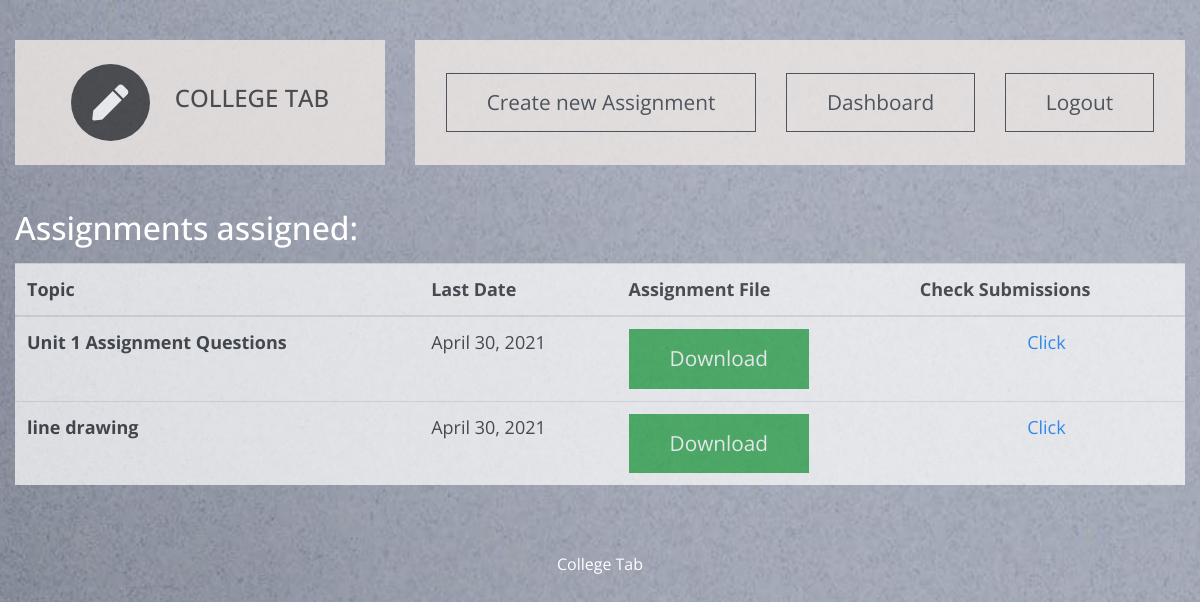
Before: /t_dashboard/t_sub_assign/7/IT-601/1 (signed in) with the older database file.
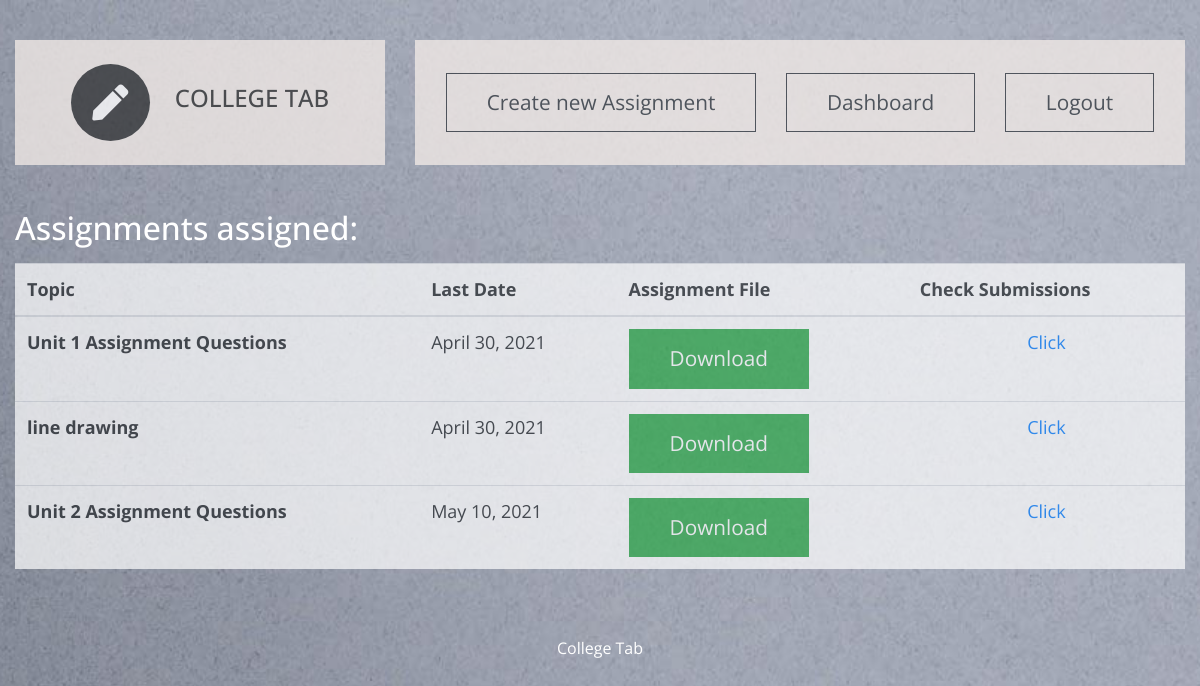
After: the same page with the newer database file.
### ctapp/models.py (models this page shows, shortened)
class assignment(models.Model):
    c_id  = models.ForeignKey(Class,on_delete=models.CASCADE)   #class id
    s_id = models.ForeignKey(subject,on_delete=models.CASCADE)  #subject id
    t_id = models.ForeignKey(teacher,on_delete=models.CASCADE)  #teacher id
    topic = models.CharField(max_length=50)
    last_date = models.DateField()
    assignfile = models.FileField(upload_to=get_directory_for_assignment_details,default="p.pdf")

### ctapp/views.py (the view, shortened to what this page needs)
# urls.py: path('t_sub_assign/<int:id>/<str:sub_id>/<int:class_id>', views.teacher_subject_assign,name='t_subject_assignment_list'),#list of assign
@login_required(login_url='t_login/')
def teacher_subject_assign(request, id, sub_id,class_id):           # to list assignements given subject and class
    form = AssignCreateForm()
    template = loader.get_template('teacher dashboard assignments.html')
    print(id,sub_id,class_id)
    current_teacher = teacher.objects.get(id=id)
    current_subject = subject.objects.get(subject_code=sub_id)
    current_class=Class.objects.get(id=class_id)
    assignment_list = get_assignment_teacher(current_subject,current_teacher)
    context = {'teacher':current_teacher,'assignment_list':assignment_list,'subject':current_subject,'class':current_class,'form':form}
    return HttpResponse(template.render(context, request))

### ctapp/views.py (called while the page is built)
def get_assignment_teacher(current_subject,current_teacher):
    try:
        return assignment.objects.filter(t_id=current_teacher).filter(s_id=current_subject)
    except teacher_assign.DoesNotExist:
        return False

### ctapp/templates/teacher dashboard assignments.html (shortened to what this page needs)
<!DOCTYPE html>
<html lang="en">
{% load static %}
{% load widget_tweaks %}
  <head>
    <link rel="stylesheet" href="{% static 'css/all.min.css' %}" />
    <link rel="stylesheet" href="{% static 'css/bootstrap.min.css' %}" />
    <link rel="stylesheet" href="{% static 'css/templatemo-style.css' %}" />
  </head>
  <body id="assignmentPage">
    <div class="parallax-window" data-parallax="scroll" data-image-src="{% static 'img/assignments.jpg' %}">
      <div class="container-fluid">
        <div class="row tm-brand-row">
          <div class="col-lg-4 col-11">
            <div class="tm-brand-container tm-bg-white-transparent">
              <i class="fas fa-2x fa-pen tm-brand-icon"></i>
              <div class="tm-brand-texts">
                <h1 class="text-uppercase tm-brand-name">College Tab</h1>
              </div>
            </div>
          </div>
          <div class="col-lg-8 col-1">
            <div class="tm-nav">
              <nav
                class="navbar navbar-expand-lg navbar-light tm-bg-white-transparent tm-navbar">
                <div class="collapse navbar-collapse" id="navbarNav">
                  <ul class="navbar-nav">
                    <li class="nav-item">
                        <button data-toggle="collapse" data-target="#uploader" class="btn btn-outline-dark">Create new Assignment</a>
                    </li>
                    <li class="nav-item">
                      <a href="{% url 'teacher:t_db' teacher.id %}" class="btn btn-outline-dark">
                        Dashboard
                      </a>
                    </li>
                    <li class="nav-item">
                      <a href="{% url 't_logout' %}" class="btn btn-outline-dark">
                        Logout
                      </a>
                    </li>
                  </ul>
                </div>
              </nav>
            </div>
          </div>
        </div>
        <section class="row" id="tmServices">
            <div class="col-12">
              <p><h2 style="color:white;">Assignments assigned:</h2></p>
                  <div id="assignments">
                    <table class="table table-hover">
                      <thead>
                        <tr>
                          <th scope="col">Topic</th>
                          <th scope="col">Last Date</th>
                          <th scope="col">Assignment File</th>
                          <th scope="col">Check Submissions</th>
                        </tr>
                      </thead>
                      <tbody>
                        {% for a in assignment_list %}
                        <tr>
                          <th scope="row">{{a.topic}}</th>
                          <td>{{a.last_date}}</td>
                          <td><a href="{{ a.assignfile.url }}" download class="btn btn-success assign_btn">Download</a></td>
                          <td class="text-center"><a href="{% url 'teacher:t_assign_submit' a.id %}">Click</a></td>
                        </tr>
                        {% endfor %}
                      </tbody>
                    </table>
                  </div>
            </div>
        </section>
         <footer class="row">
            <p class="col-12 text-white text-center tm-copyright-text">
              College Tab
            </p>
          </footer>
        </div>
      </div>
    </body>
  </html>

Changed rows visible on the page:
added assignment: topic "Unit 2 Assignment Questions", last_date "May 10, 2021"
